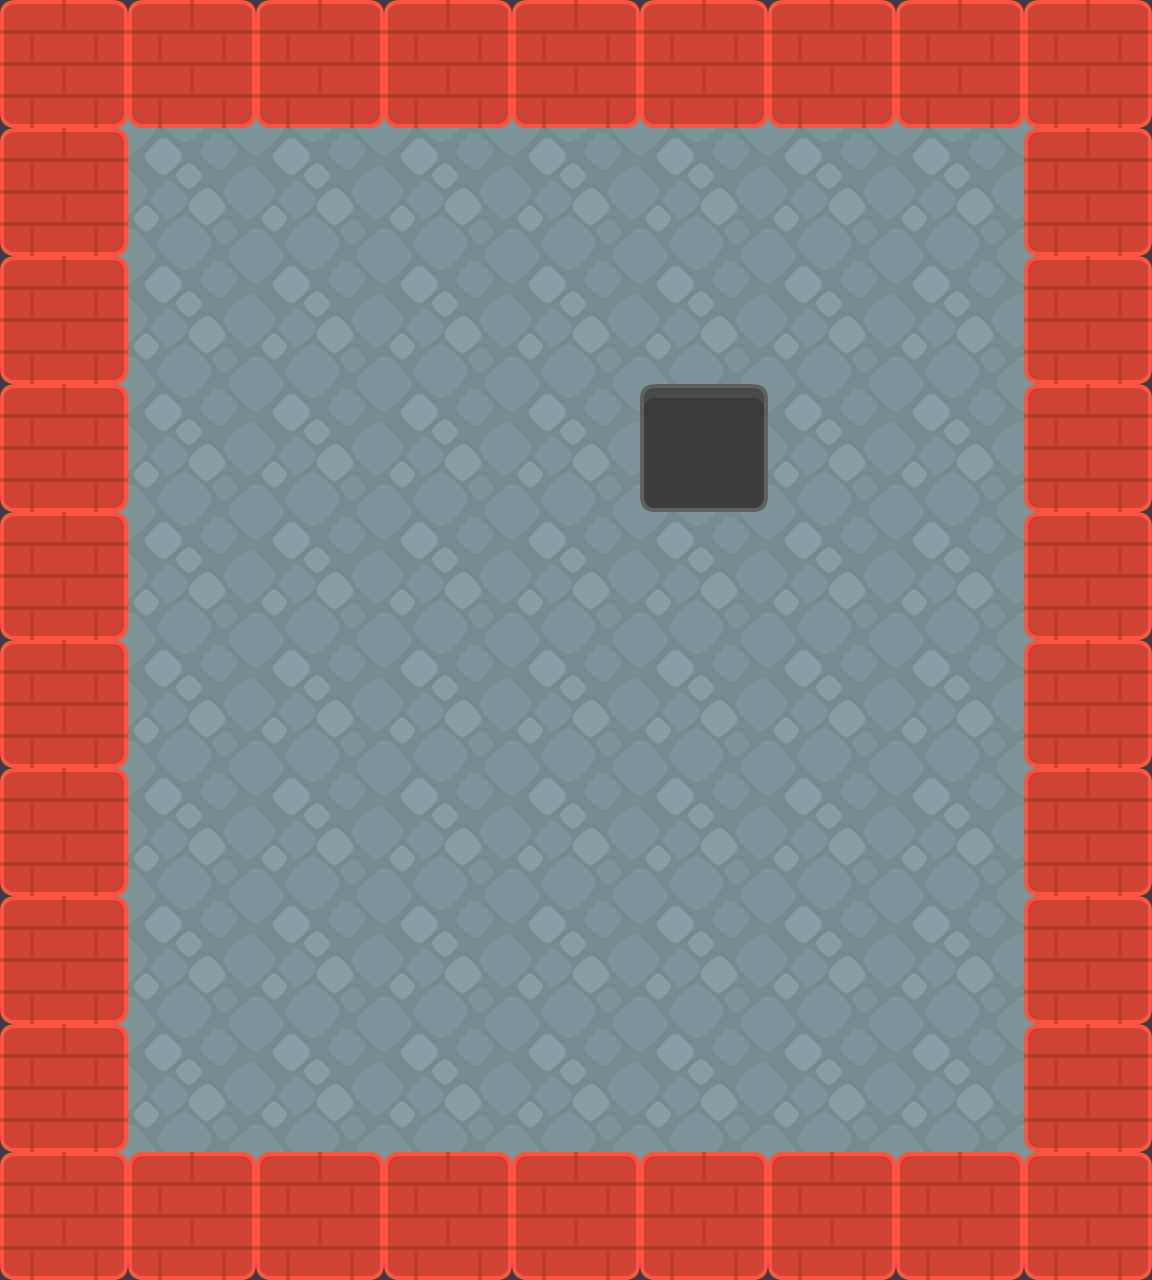

Below is a game level as drawn by its tile map, then a one-line description and the .tmx file that defines it, in full:
An orthogonal 9x10 tile map with 128x128 px tiles, 2 tile layers (floor, building) and 3 objects (player).

<map version="1.5" tiledversion="1.7.2" orientation="orthogonal" renderorder="right-down" width="9" height="10" tilewidth="128" tileheight="128" infinite="0" backgroundcolor="#3c3c3c" nextlayerid="6" nextobjectid="22">
 <tileset firstgid="1" source="../tilesheets/sokoban_tilesheet.tsx" />
 <layer id="4" name="floor" width="9" height="10" offsetx="64" offsety="64">
  <data encoding="csv">
90,90,90,90,90,90,90,90,0,
90,90,90,90,90,90,90,90,0,
90,90,90,90,90,90,90,90,0,
90,90,90,90,90,90,90,90,0,
90,90,90,90,90,90,90,90,0,
90,90,90,90,90,90,90,90,0,
90,90,90,90,90,90,90,90,0,
90,90,90,90,90,90,90,90,0,
90,90,90,90,90,90,90,90,0,
0,0,0,0,0,0,0,0,0
</data>
 </layer>
 <layer id="1" name="building" width="9" height="10">
  <data encoding="csv">
85,85,85,85,85,85,85,85,85,
85,0,0,0,0,0,0,0,85,
85,0,0,0,0,0,0,0,85,
85,0,0,0,0,12,0,0,85,
85,0,0,0,0,0,0,0,85,
85,0,0,0,0,0,0,0,85,
85,0,0,0,0,0,0,0,85,
85,0,0,0,0,0,0,0,85,
85,0,0,0,0,0,0,0,85,
85,85,85,85,85,85,85,85,85
</data>
 </layer>
 <objectgroup id="2" name="objects">
  <object id="3" name="player" gid="73" x="256" y="512" width="128" height="128" />
  <object id="7" gid="7" x="512" y="640" width="128" height="128" />
  <object id="12" gid="40" x="768" y="640" width="128" height="128" />
 </objectgroup>
</map>
